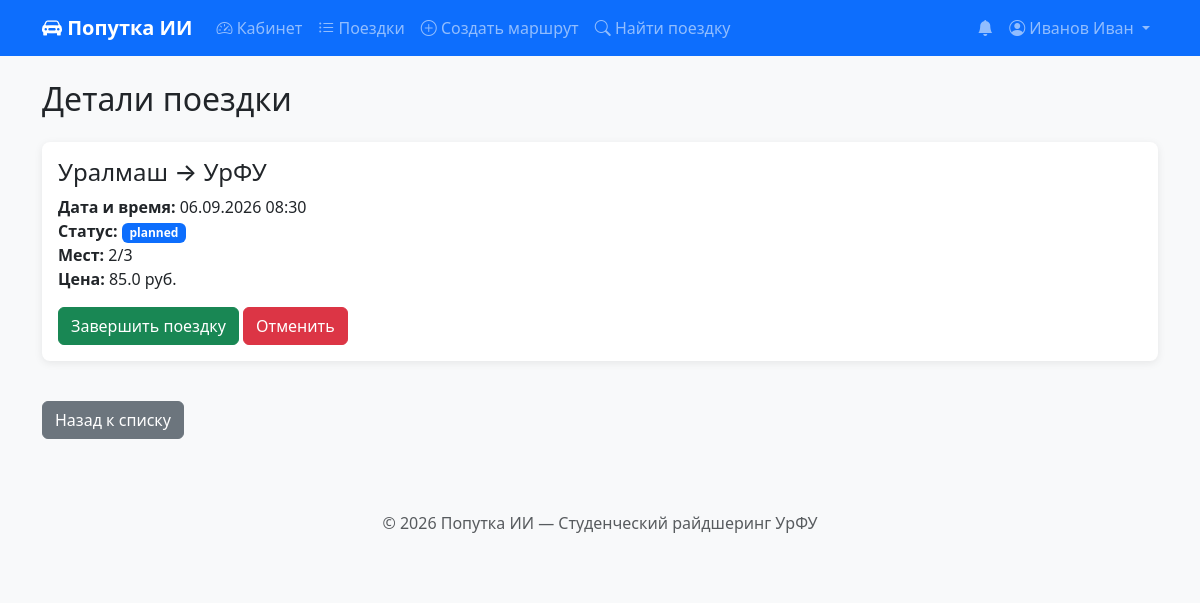
The app's page /rides/1 (signed in) with its own data.
### models.py (models this page shows, shortened)
class User(UserMixin, db.Model):
    __tablename__ = 'users'
    id = db.Column(db.Integer, primary_key=True)
    email = db.Column(db.String(120), unique=True, nullable=False)
    password_hash = db.Column(db.String(60), nullable=False)
    full_name = db.Column(db.String(100), nullable=False)
    role = db.Column(db.String(20), nullable=False, default='passenger')
    is_verified = db.Column(db.Boolean, default=False)
    music_pref = db.Column(db.String(20), default='neutral')
    talk_pref = db.Column(db.String(20), default='neutral')
    ac_pref = db.Column(db.String(20), default='no_matter')
    smoking = db.Column(db.Boolean, default=False)
    max_daily_hours = db.Column(db.Float, default=6.0)
    break_interval_min = db.Column(db.Integer, default=60)
    car_model = db.Column(db.String(50), nullable=True)
    car_color = db.Column(db.String(30), nullable=True)
    emergency_contacts = db.relationship('EmergencyContact', backref='user', lazy=True, cascade='all, delete-orphan')
    routes = db.relationship('Route', backref='driver', lazy=True, cascade='all, delete-orphan')
    rides = db.relationship('Ride', backref='driver', lazy=True, cascade='all, delete-orphan', foreign_keys='Ride.driver_id')
    requests = db.relationship('RideRequest', backref='passenger', lazy=True, cascade='all, delete-orphan')
    ratings_given = db.relationship('Rating', backref='from_user', lazy=True, foreign_keys='Rating.from_user_id', cascade='all, delete-orphan')
    ratings_received = db.relationship('Rating', backref='to_user', lazy=True, foreign_keys='Rating.to_user_id', cascade='all, delete-orphan')
    notifications = db.relationship('Notification', backref='user', lazy=True, cascade='all, delete-orphan')

class Ride(db.Model):
    __tablename__ = 'rides'
    id = db.Column(db.Integer, primary_key=True)
    driver_id = db.Column(db.Integer, db.ForeignKey('users.id'), nullable=False)
    route_id = db.Column(db.Integer, db.ForeignKey('routes.id'), nullable=True)
    start_point = db.Column(db.String(200), nullable=False)
    end_point = db.Column(db.String(200), nullable=False)
    start_lat = db.Column(db.Float, nullable=True)
    start_lon = db.Column(db.Float, nullable=True)
    end_lat = db.Column(db.Float, nullable=True)
    end_lon = db.Column(db.Float, nullable=True)
    departure_datetime = db.Column(db.DateTime, nullable=False)
    seats_total = db.Column(db.Integer, nullable=False, default=1)
    seats_available = db.Column(db.Integer, nullable=False, default=1)
    price_per_seat = db.Column(db.Float, nullable=False, default=50.0)
    status = db.Column(db.String(20), default='planned')
    bonus_applied = db.Column(db.Boolean, default=False)
    zero_stress_mode = db.Column(db.Boolean, default=False)
    created_at = db.Column(db.DateTime, default=datetime.utcnow)
    matches = db.relationship('Match', backref='ride', lazy=True, cascade='all, delete-orphan')
    ratings = db.relationship('Rating', backref='ride', lazy=True, cascade='all, delete-orphan')
    payments = db.relationship('Payment', backref='ride', lazy=True, cascade='all, delete-orphan')

### blueprints/rides.py (the view)
@rides_bp.route('/<int:ride_id>')
@login_required
def ride_detail(ride_id):
    ride = db.session.get(Ride, ride_id)
    if not ride:
        flash('Поездка не найдена.', 'error')
        return redirect(url_for('rides.ride_list'))
    return render_template('ride_detail.html', ride=ride, matches=ride.matches)

### templates/ride_detail.html (shortened to what this page needs)
{% extends "base.html" %}
{% block content %}
<h2 class="mb-4">Детали поездки</h2>
<div class="card mb-4">
    <div class="card-body">
        <h4 class="card-title">{{ ride.start_point }} &rarr; {{ ride.end_point }}</h4>
        <p class="card-text">
            <strong>Дата и время:</strong> {{ ride.departure_datetime.strftime('%d.%m.%Y %H:%M') }}<br>
            <strong>Статус:</strong> <span class="badge bg-{{ 'success' if ride.status == 'completed' else 'primary' if ride.status == 'planned' else 'warning' if ride.status == 'active' else 'secondary' }}">{{ ride.status }}</span><br>
            <strong>Мест:</strong> {{ ride.seats_available }}/{{ ride.seats_total }}<br>
            <strong>Цена:</strong> {{ ride.price_per_seat }} руб.
        </p>
        {% if ride.driver_id == current_user.id %}
            <div class="mt-3">
                {% if ride.status == 'planned' %}
                    <form method="POST" action="{{ url_for('rides.complete_ride', ride_id=ride.id) }}" class="d-inline">
                        <button type="submit" class="btn btn-success">Завершить поездку</button>
                    </form>
                    <form method="POST" action="{{ url_for('rides.cancel_ride', ride_id=ride.id) }}" class="d-inline" onsubmit="return confirm('Отменить поездку?')">
                        <button type="submit" class="btn btn-danger">Отменить</button>
                    </form>
                {% endif %}
            </div>
        {% endif %}
    </div>
</div>
<a href="{{ url_for('rides.ride_list') }}" class="btn btn-secondary mt-3">Назад к списку</a>
{% endblock %}

### templates/base.html (shortened to what this page needs)
<!DOCTYPE html>
<html lang="ru">
<head>
    <link href="https://cdn.jsdelivr.net/npm/bootstrap@5.3.2/dist/css/bootstrap.min.css" rel="stylesheet">
    <link rel="stylesheet" href="https://cdn.jsdelivr.net/npm/bootstrap-icons@1.11.1/font/bootstrap-icons.css">
    <link rel="stylesheet" href="{{ url_for('static', filename='style.css') }}">
</head>
<body>
    <nav class="navbar navbar-expand-lg navbar-dark bg-primary">
        <div class="container">
            <a class="navbar-brand" href="{{ url_for('index') }}"><i class="bi bi-car-front-fill"></i> Попутка ИИ</a>
            <div class="collapse navbar-collapse" id="navbarNav">
                <ul class="navbar-nav me-auto">
                    {% if current_user.is_authenticated %}
                        <li class="nav-item"><a class="nav-link" href="{{ url_for('dashboard') }}"><i class="bi bi-speedometer2"></i> Кабинет</a></li>
                        <li class="nav-item"><a class="nav-link" href="{{ url_for('rides.ride_list') }}"><i class="bi bi-list-ul"></i> Поездки</a></li>
                        <li class="nav-item"><a class="nav-link" href="{{ url_for('rides.create_route_page') }}"><i class="bi bi-plus-circle"></i> Создать маршрут</a></li>
                        <li class="nav-item"><a class="nav-link" href="{{ url_for('rides.create_request_page') }}"><i class="bi bi-search"></i> Найти поездку</a></li>
                    {% endif %}
                </ul>
                <ul class="navbar-nav">
                    {% if current_user.is_authenticated %}
                        <li class="nav-item">
                            <a class="nav-link position-relative" href="{{ url_for('notifications') }}">
                                <i class="bi bi-bell-fill"></i>
                            </a>
                        </li>
                        <li class="nav-item dropdown">
                            <a class="nav-link dropdown-toggle" href="#" role="button" data-bs-toggle="dropdown">
                                <i class="bi bi-person-circle"></i> {{ current_user.full_name }}
                            </a>
                        </li>
                    {% else %}
                        <li class="nav-item"><a class="nav-link" href="{{ url_for('auth.login') }}">Войти</a></li>
                        <li class="nav-item"><a class="nav-link" href="{{ url_for('auth.register') }}">Регистрация</a></li>
                    {% endif %}
                </ul>
            </div>
        </div>
    </nav>
    <main class="container my-4">
        {% block content %}{% endblock %}
    </main>
    <footer class="bg-light text-center text-muted py-4 mt-5">
        <div class="container"><p>&copy; 2026 Попутка ИИ — Студенческий райдшеринг УрФУ</p></div>
    </footer>
</body>
</html>

### static/style.css (style rules this page uses)
body { background-color: #f8f9fa; }
.navbar-brand { font-weight: 700; }
.card { border: none; box-shadow: 0 2px 8px rgba(0,0,0,0.08); border-radius: 0.5rem; }
.badge { font-size: 0.75rem; }

### records on screen
User: full_name "Иванов Иван"
Ride: start_point "Уралмаш", end_point "УрФУ", departure_datetime "06.09.2026 08:30", status "planned", seats_available "2", seats_total "3", price_per_seat "85.0"
